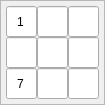
   <widget class="QFrame" name="frame_16">
    <property name="geometry">
     <rect>
      <x>29</x>
      <y>392</y>
      <width>101</width>
      <height>101</height>
     </rect>
    </property>
    <property name="minimumSize">
     <size>
      <width>0</width>
      <height>0</height>
     </size>
    </property>
    <property name="maximumSize">
     <size>
      <width>135</width>
      <height>135</height>
     </size>
    </property>
    <property name="styleSheet">
     <string notr="true"/>
    </property>
    <property name="frameShape">
     <enum>QFrame::StyledPanel</enum>
    </property>
    <property name="frameShadow">
     <enum>QFrame::Raised</enum>
    </property>
    <layout class="QGridLayout" name="gridLayout_16">
     <property name="leftMargin">
      <number>5</number>
     </property>
     <property name="topMargin">
      <number>5</number>
     </property>
     <property name="rightMargin">
      <number>5</number>
     </property>
     <property name="bottomMargin">
      <number>5</number>
     </property>
     <property name="spacing">
      <number>0</number>
     </property>
     <item row="1" column="2">
      <widget class="QLineEdit" name="cell_13_2">
       <property name="enabled">
        <bool>true</bool>
       </property>
       <property name="minimumSize">
        <size>
         <width>31</width>
         <height>31</height>
        </size>
       </property>
       <property name="maximumSize">
        <size>
         <width>31</width>
         <height>31</height>
        </size>
       </property>
       <property name="font">
        <font>
         <pointsize>9</pointsize>
        </font>
       </property>
       <property name="inputMask">
        <string>9</string>
       </property>
       <property name="text">
        <string/>
       </property>
       <property name="alignment">
        <set>Qt::AlignCenter</set>
       </property>
       <property name="readOnly">
        <bool>true</bool>
       </property>
      </widget>
     </item>
     <item row="0" column="2">
      <widget class="QLineEdit" name="cell_12_2">
       <property name="enabled">
        <bool>true</bool>
       </property>
       <property name="minimumSize">
        <size>
         <width>31</width>
         <height>31</height>
        </size>
       </property>
       <property name="maximumSize">
        <size>
         <width>31</width>
         <height>31</height>
        </size>
       </property>
       <property name="font">
        <font>
         <pointsize>9</pointsize>
        </font>
       </property>
       <property name="inputMask">
        <string>9</string>
       </property>
       <property name="text">
        <string/>
       </property>
       <property name="alignment">
        <set>Qt::AlignCenter</set>
       </property>
       <property name="readOnly">
        <bool>true</bool>
       </property>
      </widget>
     </item>
     <item row="1" column="1">
      <widget class="QLineEdit" name="cell_13_1">
       <property name="enabled">
        <bool>true</bool>
       </property>
       <property name="minimumSize">
        <size>
         <width>31</width>
         <height>31</height>
        </size>
       </property>
       <property name="maximumSize">
        <size>
         <width>31</width>
         <height>31</height>
        </size>
       </property>
       <property name="font">
        <font>
         <pointsize>9</pointsize>
        </font>
       </property>
       <property name="inputMask">
        <string>9</string>
       </property>
       <property name="text">
        <string/>
       </property>
       <property name="alignment">
        <set>Qt::AlignCenter</set>
       </property>
       <property name="readOnly">
        <bool>true</bool>
       </property>
      </widget>
     </item>
     <item row="1" column="0">
      <widget class="QLineEdit" name="cell_13_0">
       <property name="enabled">
        <bool>true</bool>
       </property>
       <property name="minimumSize">
        <size>
         <width>31</width>
         <height>31</height>
        </size>
       </property>
       <property name="maximumSize">
        <size>
         <width>31</width>
         <height>31</height>
        </size>
       </property>
       <property name="font">
        <font>
         <pointsize>9</pointsize>
        </font>
       </property>
       <property name="inputMask">
        <string>9</string>
       </property>
       <property name="text">
        <string/>
       </property>
       <property name="alignment">
        <set>Qt::AlignCenter</set>
       </property>
       <property name="readOnly">
        <bool>true</bool>
       </property>
      </widget>
     </item>
     <item row="2" column="1">
      <widget class="QLineEdit" name="cell_14_1">
       <property name="enabled">
        <bool>true</bool>
       </property>
       <property name="minimumSize">
        <size>
         <width>31</width>
         <height>31</height>
        </size>
       </property>
       <property name="maximumSize">
        <size>
         <width>31</width>
         <height>31</height>
        </size>
       </property>
       <property name="font">
        <font>
         <pointsize>9</pointsize>
        </font>
       </property>
       <property name="inputMask">
        <string>9</string>
       </property>
       <property name="text">
        <string/>
       </property>
       <property name="alignment">
        <set>Qt::AlignCenter</set>
       </property>
       <property name="readOnly">
        <bool>true</bool>
       </property>
      </widget>
     </item>
     <item row="2" column="0">
      <widget class="QLineEdit" name="cell_14_0">
       <property name="enabled">
        <bool>true</bool>
       </property>
       <property name="minimumSize">
        <size>
         <width>31</width>
         <height>31</height>
        </size>
       </property>
       <property name="maximumSize">
        <size>
         <width>31</width>
         <height>31</height>
        </size>
       </property>
       <property name="font">
        <font>
         <pointsize>9</pointsize>
        </font>
       </property>
       <property name="inputMask">
        <string>9</string>
       </property>
       <property name="text">
        <string>7</string>
       </property>
       <property name="alignment">
        <set>Qt::AlignCenter</set>
       </property>
       <property name="readOnly">
        <bool>true</bool>
       </property>
      </widget>
     </item>
     <item row="2" column="2">
      <widget class="QLineEdit" name="cell_14_2">
       <property name="enabled">
        <bool>true</bool>
       </property>
       <property name="minimumSize">
        <size>
         <width>31</width>
         <height>31</height>
        </size>
       </property>
       <property name="maximumSize">
        <size>
         <width>31</width>
         <height>31</height>
        </size>
       </property>
       <property name="font">
        <font>
         <pointsize>9</pointsize>
        </font>
       </property>
       <property name="inputMask">
        <string>9</string>
       </property>
       <property name="text">
        <string/>
       </property>
       <property name="alignment">
        <set>Qt::AlignCenter</set>
       </property>
       <property name="readOnly">
        <bool>true</bool>
       </property>
      </widget>
     </item>
     <item row="0" column="1">
      <widget class="QLineEdit" name="cell_12_1">
       <property name="enabled">
        <bool>true</bool>
       </property>
       <property name="minimumSize">
        <size>
         <width>31</width>
         <height>31</height>
        </size>
       </property>
       <property name="maximumSize">
        <size>
         <width>31</width>
         <height>31</height>
        </size>
       </property>
       <property name="font">
        <font>
         <pointsize>9</pointsize>
        </font>
       </property>
       <property name="inputMask">
        <string>9</string>
       </property>
       <property name="text">
        <string/>
       </property>
       <property name="alignment">
        <set>Qt::AlignCenter</set>
       </property>
       <property name="readOnly">
        <bool>true</bool>
       </property>
      </widget>
     </item>
     <item row="0" column="0">
      <widget class="QLineEdit" name="cell_12_0">
       <property name="enabled">
        <bool>true</bool>
       </property>
       <property name="minimumSize">
        <size>
         <width>31</width>
         <height>31</height>
        </size>
       </property>
       <property name="maximumSize">
        <size>
         <width>31</width>
         <height>31</height>
        </size>
       </property>
       <property name="font">
        <font>
         <pointsize>9</pointsize>
        </font>
       </property>
       <property name="inputMask">
        <string>9</string>
       </property>
       <property name="text">
        <string>1</string>
       </property>
       <property name="alignment">
        <set>Qt::AlignCenter</set>
       </property>
       <property name="readOnly">
        <bool>true</bool>
       </property>
      </widget>
     </item>
    </layout>
   </widget>
